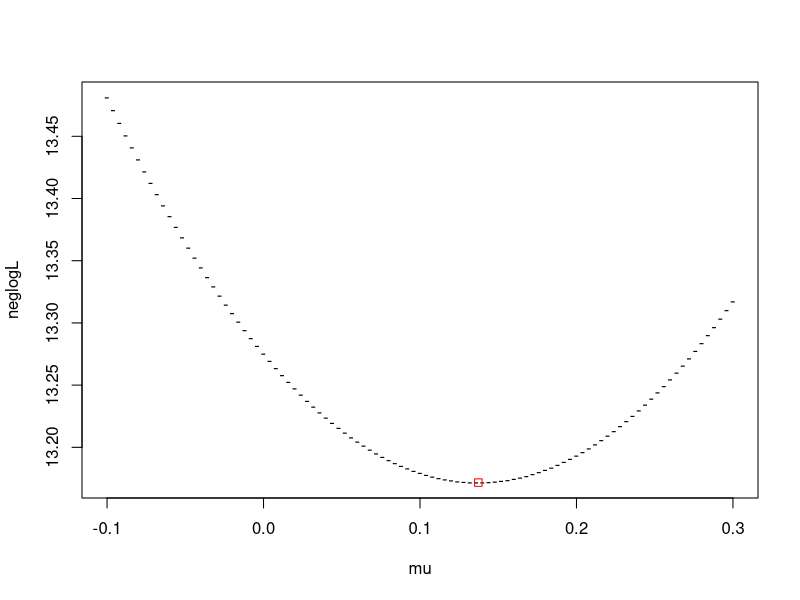
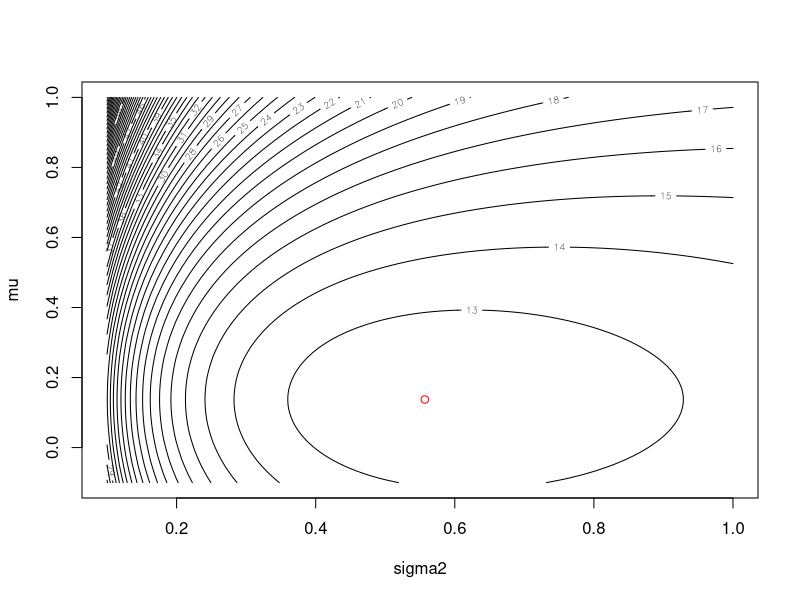
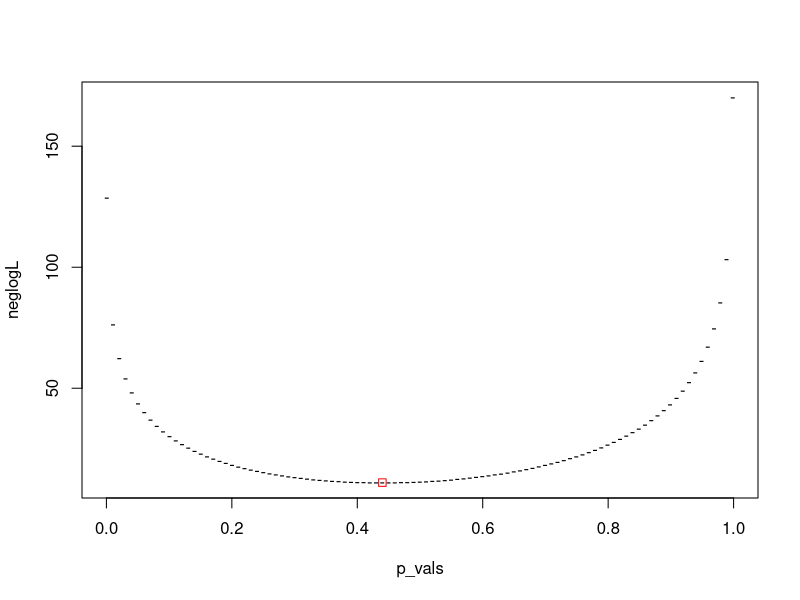

R code for these plots, in order:
## ---- chunk 1
neglogLikelihood <- function(mu, x) {
  logF = dnorm(x, mean = mu, sd = 1, log = TRUE)
  return(-sum(logF))
}
## ---- chunk 2
x = c(-0.5, 1.0, 0.2, -0.3, 0.5, 0.89, -0.11, -0.71, 1.0, -1.3, 0.84)
n = length(x)

## ---- chunk 3
mu_init = 1.0
## ---- chunk 4
out <- optim(mu_init, neglogLikelihood, gr = NULL, x, method = "L-BFGS-B",
         lower = -Inf, upper = Inf)
## ---- chunk 5
print(out$par)
## ---- chunk 6
print(mean(x))
## ---- chunk 7
mu <- seq(-0.1, 0.3, length = 101)
## ---- chunk 8
neglogL <- apply( matrix(mu), 1, neglogLikelihood, x)
## ---- chunk 9
plot(mu, neglogL, pch="-")
points(out$par, out$value, col="red", pch=0)
## ---- chunk 10
neglogLikelihood2 <- function(theta,x) {
  mu <- theta[1] # get value for mu
  sigma2 <- theta[2] # get value for sigma2

  # compute density for each data element in x
  logF <- dnorm(x, mean = mu, sd = sqrt(sigma2), log = TRUE)

  return(-sum(logF)) # return negative log-likelihood
}
## ---- chunk 11
theta_init = c(1, 1)

out <- optim(theta_init, neglogLikelihood2, gr = NULL, x, method = "L-BFGS-B",
        lower = c(-Inf, 0.001), upper = c(Inf, Inf))
## ---- chunk 12
# one dimensional grid of values for mu
mu <- seq(-0.1, 1.0, length = 101)
# one dimensional grid of values for sigma2
sigma2 <- seq(0.1, 1.0, length = 101)

mu_xx <- rep(mu, each = 101) # replicate this 101 times
sigma2_yy <- rep(sigma2, times = 101) # replicate this 101 times

# generate grid of values (each row contains a unique combination
# of mu and sigma2 values)
mu_sigma_grid <- cbind(mu_xx, sigma2_yy)
## ---- chunk 13
neglogL2 <- apply(mu_sigma_grid, 1, neglogLikelihood2, x)
## ---- chunk 14
# convert vector of negative log-likelihood values into a grid
neglogL2 <- matrix(neglogL2, 101)

# draw contour plot
contour(sigma2, mu, neglogL2, nlevels = 50, xlab = "sigma2", ylab = "mu")
# overlay the maximum likelihood estimate as a red circle
points(out$par[2], out$par[1], col="red")
## ---- chunk 15
print(out$par[1]) # mu estimate
print(out$par[2]) # sigma2 estimate

## ---- chunk 16
print(mean(x)) # sample mean
print(var(x)) # sample variance (normalised by n-1)
print(var(x)*(n-1)/n) # sample variance (normalised by n)

## ---- chunk 17
neglogLikelihood <- function(p, n, x) {
  # compute density for each data element in x
  logF <- dbinom(x, n, prob = c(p, 1 - p), log = TRUE)
  return(-sum(logF)) # return negative log-likelihood
}

n <- 10 # number of coin tosses
x <- c(3, 2, 4, 5, 2) # number of heads observed

p_init <- 0.5 # initial value of the probability

# run optim to get maximum likelihood estimates
out <- optim(p_init, neglogLikelihood, gr = NULL, n, x, method = "L-BFGS-B",
  lower = 0.001, upper = 1-0.001)

# create a grid of probability values
p_vals <- seq(0.001, 1 - 0.001, length = 101)

# use apply to compute the negative log-likelihood for each probability value
neglogL <- apply(matrix(p_vals), 1, neglogLikelihood, n, x)

# plot negative log-likelihood function and overlay maximum (negative)
# log-likelihood estimate
plot(p_vals, neglogL, pch = "-")
points(out$par, out$value, col = "red", pch = 0)
